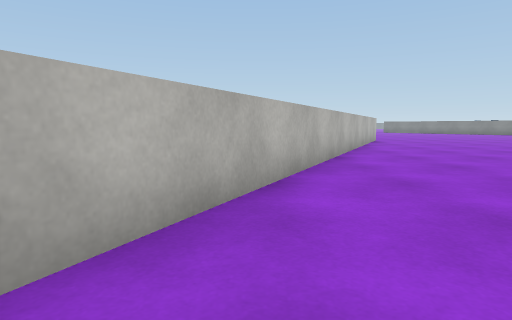
view 1 (above)

24 first-person views from a walk through a scene from a Unity 3-D project. The camera is 0.7 m above the floor, tilts 6° down and sees 75° across. The floor is counted in squares, 1 m on a side. Each view is taken from the middle of a square. On the plan, view 1 faces up. The plan holds only what a view shows up to about 10 squares ahead; the rest is blank. The place goes on beyond the plan. Some surface patterns are stand-ins.

view 2
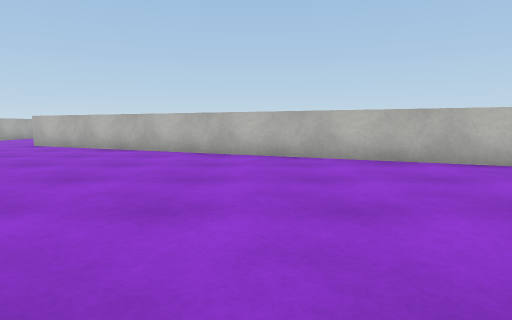

view 3
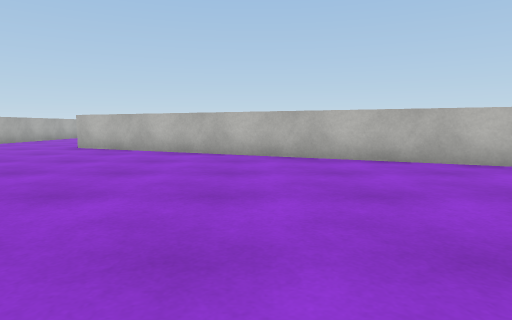

view 4
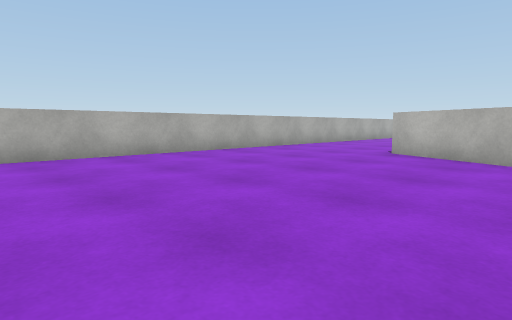

view 5
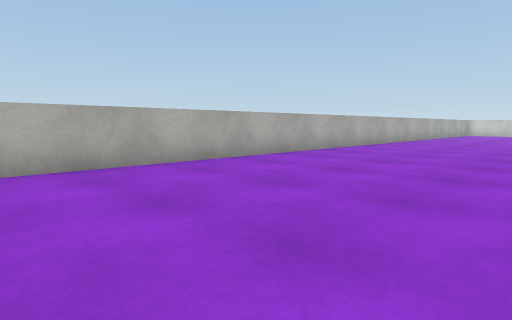

view 6
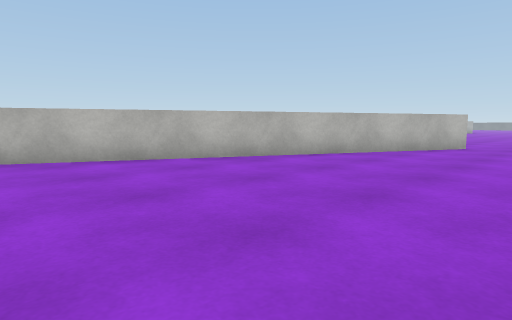

view 7
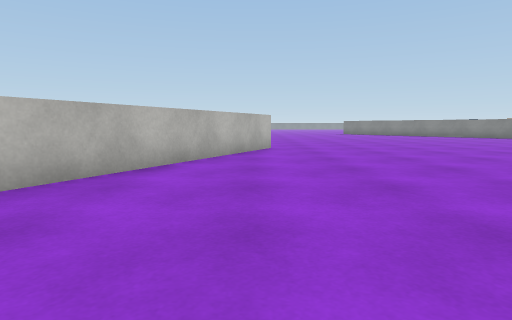

view 8
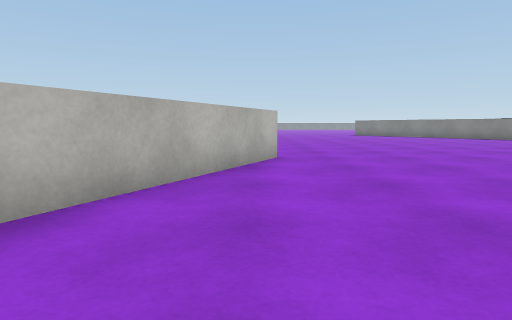

view 9
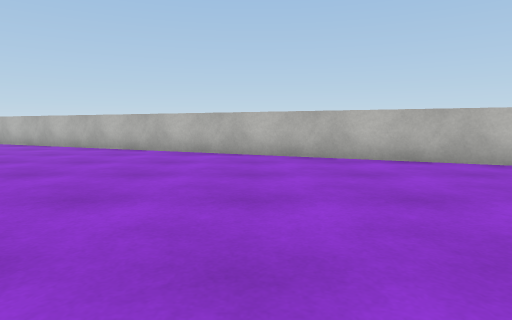

view 10
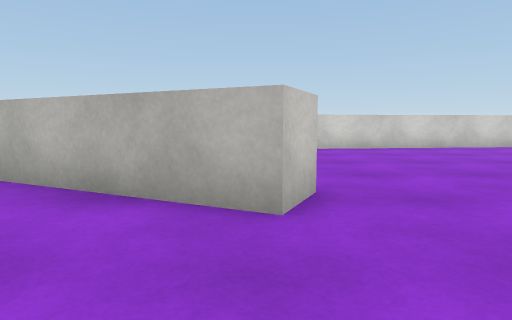

view 11
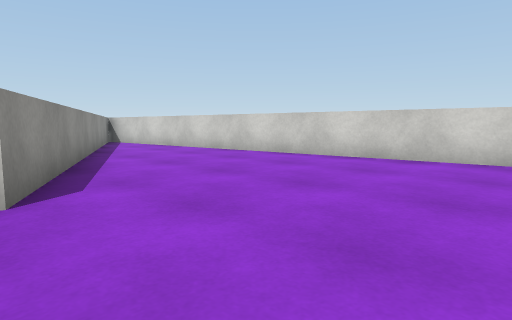

view 12
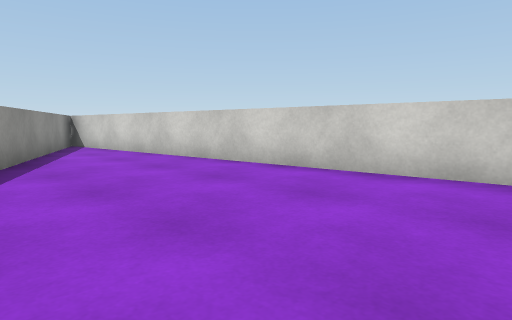

view 13
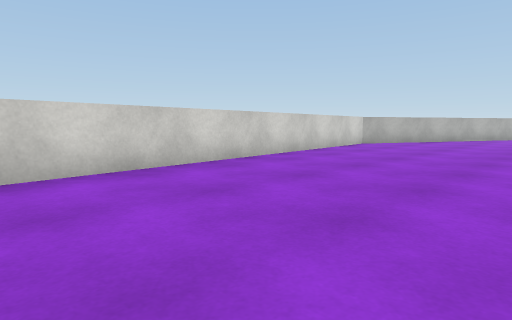

view 14
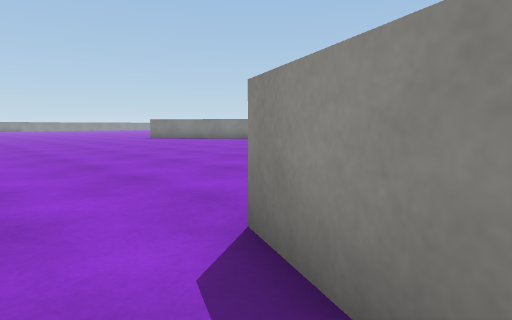

view 15
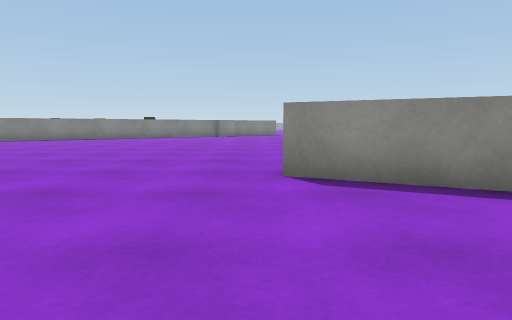

view 16
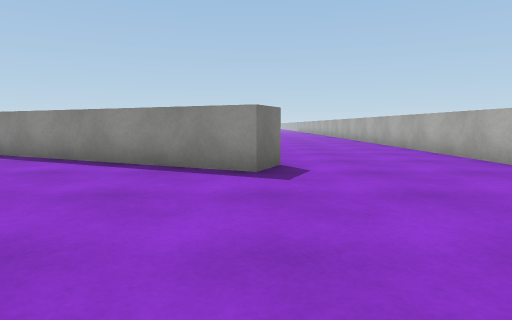

view 17
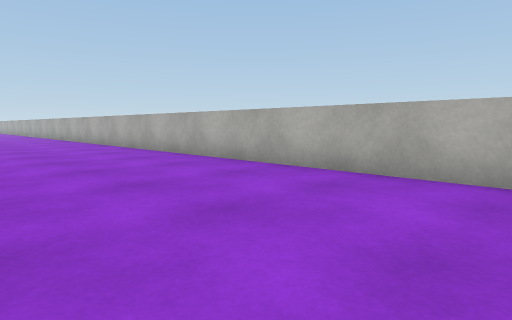

view 18
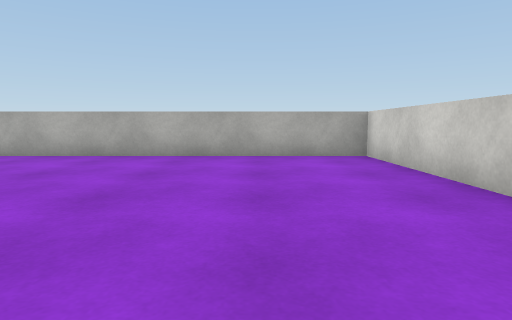

view 19
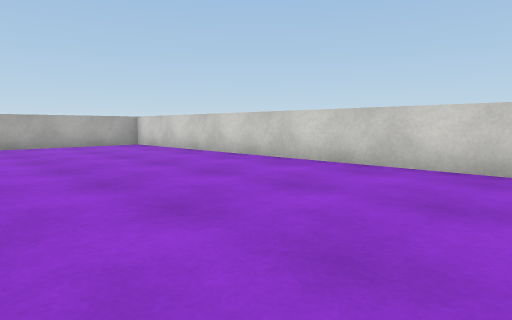

view 20
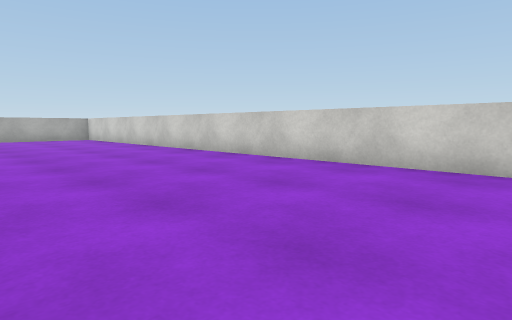

view 21
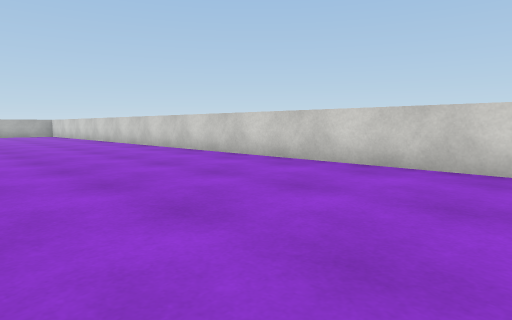

view 22
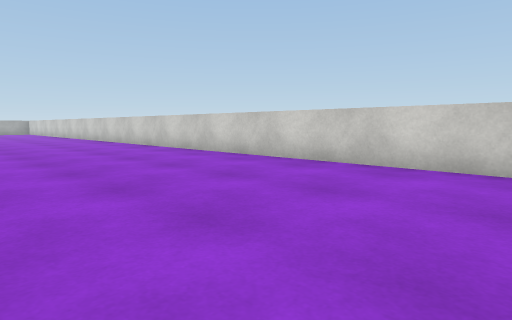

view 23
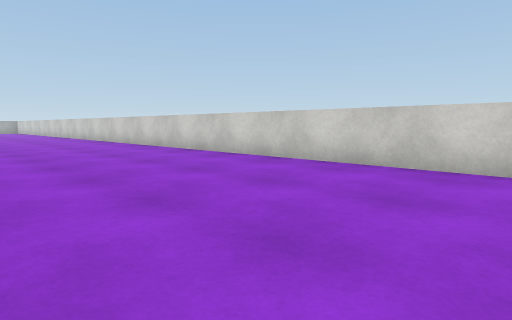

view 24
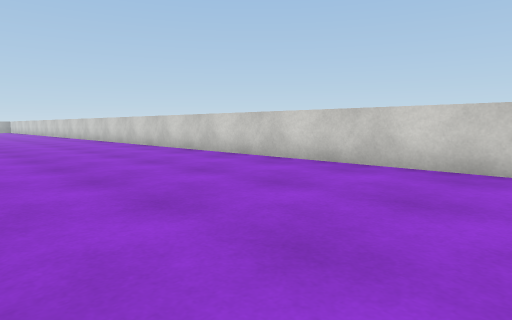

### Floor plan
Points are (right, up) in squares from view 1. A wall is a line through its corners. A room is listed if a view was taken in it or the views show most of it. See-through windows are left out.
Room 1 (views 1, 2, 3, 4, 5, 6, 7, 8, 9, 10)
walls: (-3.6, -11.5) (7.4, -11.5); (5.5, 15.2) (-5.2, -7.4)
ways out: opening at (7, 15) to room 2; opening at (-4.2, -9.5) to room 3
Room 2 (views 11, 12, 13, 14, 15)
walls: (-2.7, 24.6) (-0.7, 6.4); (0, 5.8) (4.6, 15.6) (5.5, 15.2)
ways out: opening at (7, 15) to room 1
Room 3 (views 16, 17, 18, 19, 20, 21, 22, 23, 24)
walls: (-5.2, -7.4) (-6.1, -7) (-3.2, -1); (-16.5, 23.4) (-16.5, -11.5) (-3.6, -11.5)
ways out: opening at (-4.2, -9.5) to room 1

Positions as (right, up) in squares from view 1, and headings:
1: (0, 0), facing up
2: (6, 0), facing left
3: (5, -2), facing left
4: (3, -4), facing down-left
5: (8, -6), facing down-left
6: (8, 4), facing up-left
7: (5, 5), facing up
8: (5, 8), facing up
9: (8, 4), facing left
10: (8, 15), facing left
11: (5, 19), facing down-left
12: (3, 17), facing down-left
13: (3, 16), facing up-left
14: (3, 14), facing up-right
15: (0, 16), facing right
16: (-11, -7), facing right
17: (-13, -7), facing down-right
18: (-14, -4), facing down
19: (-11, 0), facing down-left
20: (-11, 5), facing down-left
21: (-11, 11), facing down-left
22: (-11, 17), facing down-left
23: (-11, 21), facing down-left
24: (-11, 24), facing down-left
